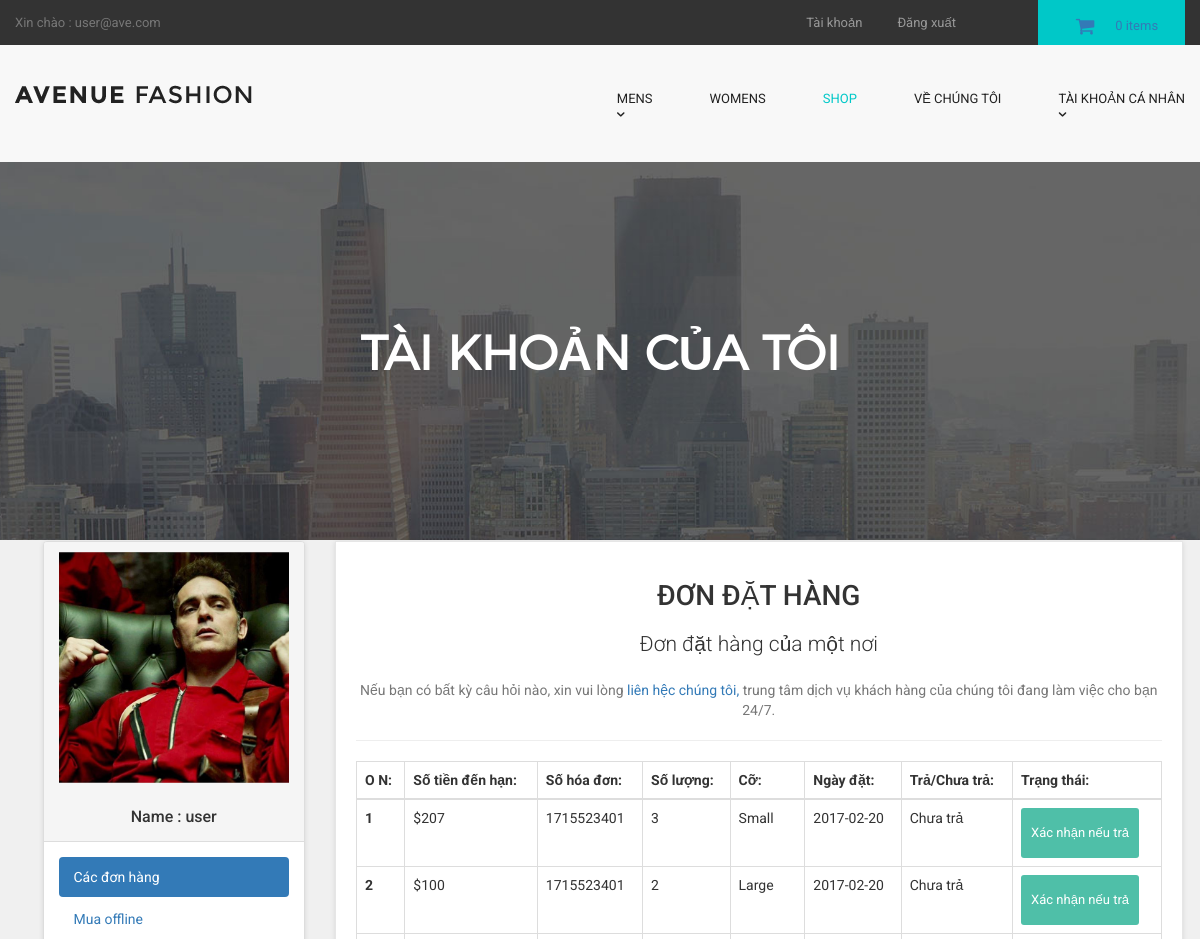
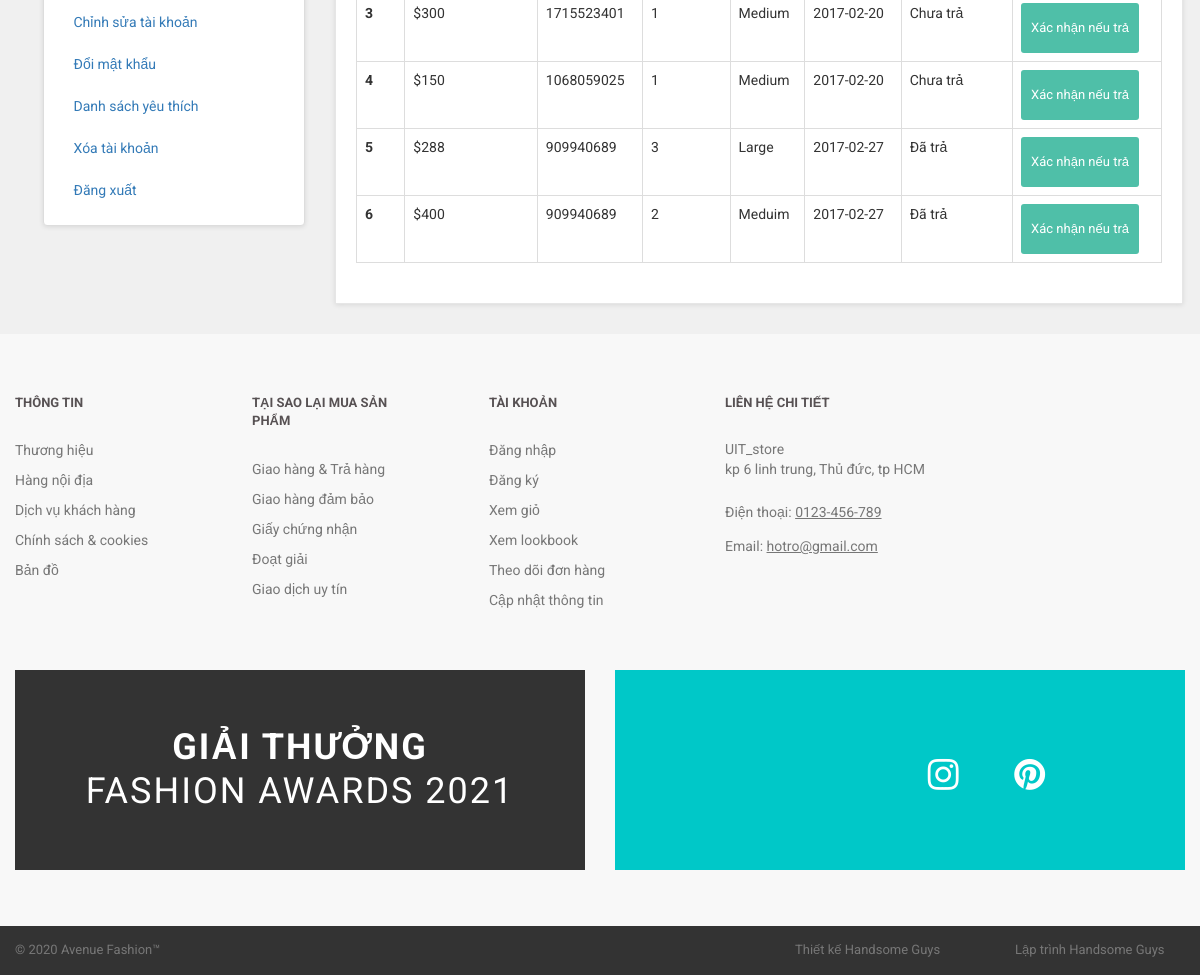
Page /customer/my_account.php?my_orders (signed in) on the committed database (2 pictures, top to bottom).
### tables this page shows
CREATE TABLE `customers` (
  `customer_id` int(10) NOT NULL,
  `customer_name` varchar(255) NOT NULL,
  `customer_email` varchar(255) NOT NULL,
  `customer_pass` varchar(255) NOT NULL,
  `customer_country` text NOT NULL,
  `customer_city` text NOT NULL,
  `customer_contact` varchar(255) NOT NULL,
  `customer_address` text NOT NULL,
  `customer_image` text NOT NULL,
  `customer_ip` varchar(255) NOT NULL,
  `customer_confirm_code` text NOT NULL
);

CREATE TABLE `customer_orders` (
  `order_id` int(10) NOT NULL,
  `customer_id` int(10) NOT NULL,
  `due_amount` int(100) NOT NULL,
  `invoice_no` int(100) NOT NULL,
  `qty` int(10) NOT NULL,
  `size` text NOT NULL,
  `order_date` timestamp NOT NULL DEFAULT CURRENT_TIMESTAMP ON UPDATE CURRENT_TIMESTAMP,
  `order_status` text NOT NULL
);

### customer/my_orders.php (the view)
<center>
<h1>ĐƠN ĐẶT HÀNG</h1>
<p class="lead"> Đơn đặt hàng của một nơi</p>
<p class="text-muted" >
Nếu bạn có bất kỳ câu hỏi nào, xin vui lòng <a href="../contact.php" > liên hệc chúng tôi,</a> trung tâm dịch vụ khách hàng của chúng tôi đang làm việc cho bạn 24/7.
</p>
</center>
<hr>
<div class="table-responsive" >
<table class="table table-bordered table-hover" >
<thead>
<tr>
<th>O N:</th>
<th>Số tiền đến hạn:</th>
<th>Số hóa đơn:</th>
<th>Số lượng:</th>
<th>Cỡ:</th>
<th>Ngày đặt:</th>
<th>Trả/Chưa trả:</th>
<th>Trạng thái:</th>
</tr>
</thead>
<tbody>
<?php
$customer_session = $_SESSION['customer_email'];
$get_customer = "select * from customers where customer_email='$customer_session'";
$run_customer = mysqli_query($con,$get_customer);
$row_customer = mysqli_fetch_array($run_customer);
$customer_id = $row_customer['customer_id'];
$get_orders = "select * from customer_orders where customer_id='$customer_id'";
$run_orders = mysqli_query($con,$get_orders);
$i = 0;
while($row_orders = mysqli_fetch_array($run_orders)){
$order_id = $row_orders['order_id'];
$due_amount = $row_orders['due_amount'];
$invoice_no = $row_orders['invoice_no'];
$qty = $row_orders['qty'];
$size = $row_orders['size'];
$order_date = substr($row_orders['order_date'],0,11);
$order_status = $row_orders['order_status'];
$i++;
if($order_status=='pending'){
$order_status = "Chưa trả";
}
else{
$order_status = "Đã trả";
}
?>
<tr>
<th><?php echo $i; ?></th>
<td>$<?php echo $due_amount; ?></td>
<td><?php echo $invoice_no; ?></td>
<td><?php echo $qty; ?></td>
<td><?php echo $size; ?></td>
<td><?php echo $order_date; ?></td>
<td><?php echo $order_status; ?></td>
<td>
<a href="confirm.php?order_id=<?php echo $order_id; ?>" target="blank" class="btn btn-primary btn-sm" > Xác nhận nếu trả </a>
</td>
</tr>
<?php } ?>
</tbody>
</table>
</div>

### customer/includes/sidebar.php
<div class="panel panel-default sidebar-menu">
<div class="panel-heading">
<?php
$customer_session = $_SESSION['customer_email'];
$get_customer = "select * from customers where customer_email='$customer_session'";
$run_customer = mysqli_query($con,$get_customer);
$row_customer = mysqli_fetch_array($run_customer);
$customer_image = $row_customer['customer_image'];
$customer_name = $row_customer['customer_name'];
if(!isset($_SESSION['customer_email'])){
}
else {
echo "
<center>
<img src='customer_images/$customer_image' class='img-responsive'>
</center>
<br>
<h3 align='center' class='panel-title'> Name : $customer_name </h3>
";
}
?>
</div>
<div class="panel-body">
<ul class="nav nav-pills nav-stacked">
<li class="<?php if(isset($_GET['my_orders'])){ echo "active"; } ?>">
<a href="my_account.php?my_orders"> <i class="fa fa-list"> </i> Các đơn hàng </a>
</li>
<li class="<?php if(isset($_GET['pay_offline'])){ echo "active"; } ?>">
<a href="my_account.php?pay_offline"> <i class="fa fa-bolt"></i> Mua offline </a>
</li>
<li class="<?php if(isset($_GET['edit_account'])){ echo "active"; } ?>">
<a href="my_account.php?edit_account"> <i class="fa fa-pencil"></i> Chỉnh sửa tài khoản </a>
</li>
<li class="<?php if(isset($_GET['change_pass'])){ echo "active"; } ?>">
<a href="my_account.php?change_pass"> <i class="fa fa-user"></i> Đổi mật khẩu </a>
</li>
<li class="<?php if(isset($_GET['my_wishlist'])){ echo "active"; } ?>">
<a href="my_account.php?my_wishlist"> <i class="fa fa-heart"></i> Danh sách yêu thích </a>
</li>
<li class="<?php if(isset($_GET['delete_account'])){ echo "active"; } ?>">
<a href="my_account.php?delete_account"> <i class="fa fa-trash-o"></i> Xóa tài khoản </a>
</li>
<li>
<a href="logout.php"> <i class="fa fa-sign-out"></i> Đăng xuất </a>
</li>
</ul>
</div>
</div>

### customer/styles/backend.css (style rules this page uses)
html { font-family: "Roboto", Helvetica, Arial, sans-serif; line-height: 1.15; -ms-text-size-adjust: 100%; -webkit-text-size-adjust: 100% }
body { margin: 0 }
h1 { font-size: 2em; margin: .67em 0 }
hr { box-sizing: content-box; height: 0; overflow: visible }
a { background-color: transparent; -webkit-text-decoration-skip: objects }
img { border-style: none }
html { box-sizing: border-box }
body { min-width: 1190px; font-family: Montserrat, sans-serif; font-weight: 400; background-color: white; }
img { max-width: 100%; height: auto }
.btn { display: inline-block; vertical-align: top; font-size: 13px; line-height: 40px; text-decoration: none; -webkit-transition: .3s; transition: .3s }

### styles/style.css (style rules this page uses)
body { font-family: "Roboto", Helvetica, Arial, sans-serif; font-size: 14px; line-height: 1.42857143; color: #333333; background-color: #f0f0f0; overflow-x: hidden; }
.btn-primary { color:rgb(255, 255, 255); background-color:rgb(79, 191, 168); border-color:rgb(65, 179, 156); }
#content .panel.sidebar-menu { box-sizing: border-box; box-shadow: 0 1px 5px rgba(0, 0, 0, 0.1); }
#content .panel.sidebar-menu h3 { padding: 5px 0; margin: 0; }

### rows in the picture
customers: customer_image (placeholder picture), customer_name "user"
customer_orders: due_amount "207", invoice_no "1715523401", qty "3", size "Small", order_date "2017-02-20", order_status "Chưa trả"
customer_orders: due_amount "100", invoice_no "1715523401", qty "2", size "Large", order_date "2017-02-20", order_status "Chưa trả"
customer_orders: due_amount "300", invoice_no "1715523401", qty "1", size "Medium", order_date "2017-02-20", order_status "Chưa trả"
customer_orders: due_amount "150", invoice_no "1068059025", qty "1", size "Medium", order_date "2017-02-20", order_status "Chưa trả"
customer_orders: due_amount "288", invoice_no "909940689", qty "3", size "Large", order_date "2017-02-27", order_status "Đã trả"
customer_orders: due_amount "400", invoice_no "909940689", qty "2", size "Meduim", order_date "2017-02-27", order_status "Đã trả"

### other values in the picture
$_SESSION['customer_email'] "user@ave.com"
$count_items "0"
